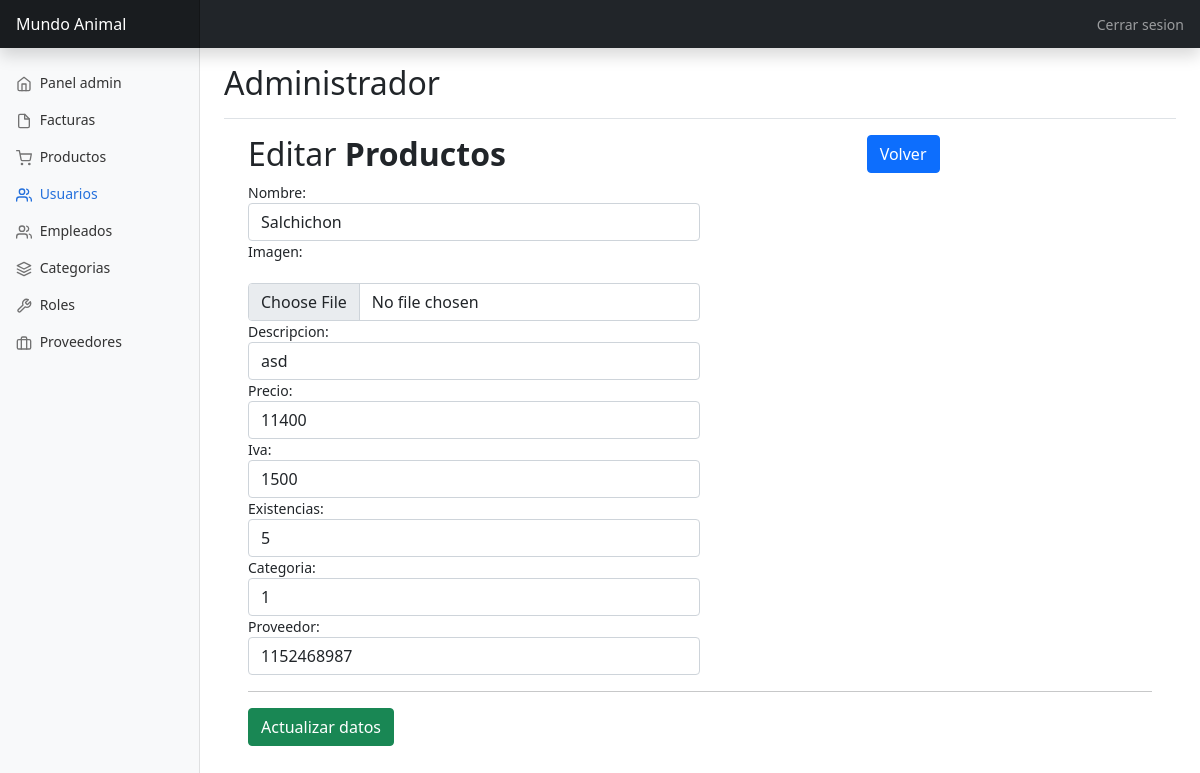
/crud/updateProducto.php?idproductos=1, run on an earlier commit of the app's database.
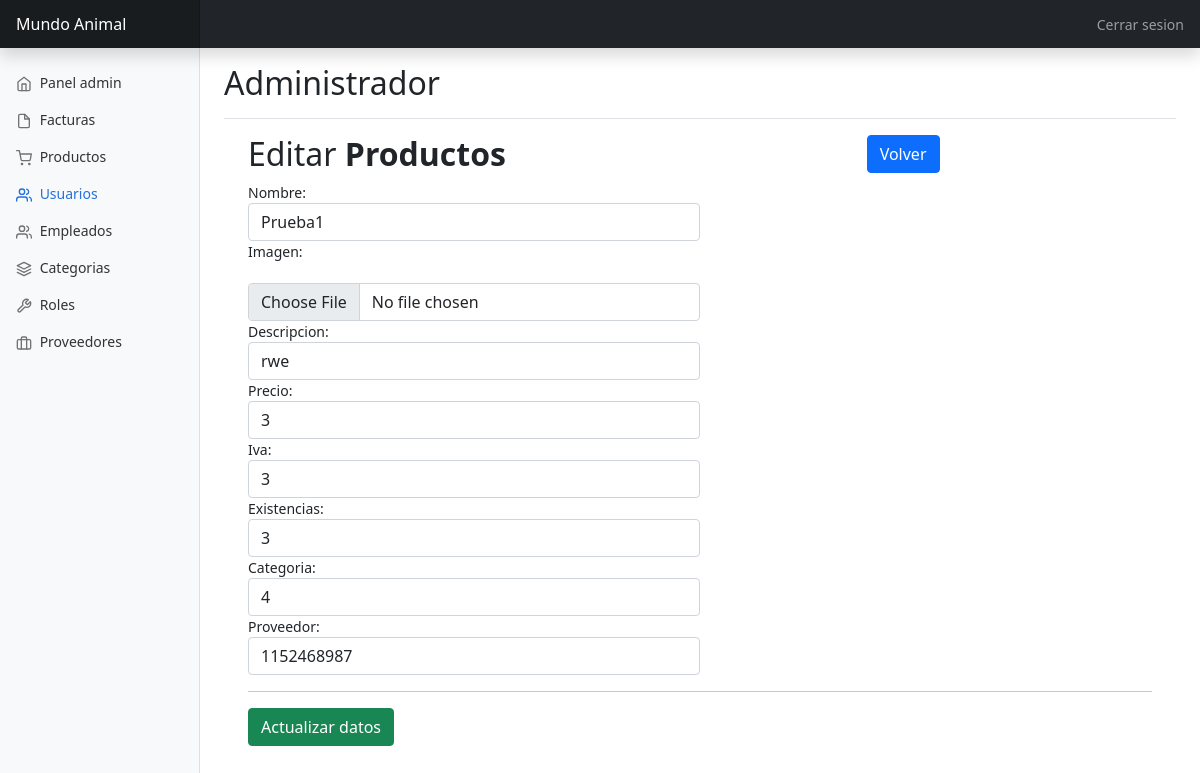
And on a later commit of the database.
### tables this page shows
CREATE TABLE productos (
  idproductos INT AUTO_INCREMENT PRIMARY KEY,
  nombre VARCHAR(45) NOT NULL,
  imagen VARCHAR(255),
  descripcion VARCHAR(45) NOT NULL,
  precio DOUBLE NOT NULL,
  iva DOUBLE NOT NULL,
  existencias INT NOT NULL,
  categoria_id INT NOT NULL,
  proveedor_id INT NOT NULL);

### db/database.php (called while the page is built, shortened)
<?php
	class Database{
		private $con;
		private $dbhost="localhost";
		private $dbuser="root";
		private $dbpass="Sena2020*";
		private $dbname="mundoanimal";
		public function connect_db(){
			$this->con = mysqli_connect($this->dbhost, $this->dbuser, $this->dbpass, $this->dbname);
		}
        public function single_recordProductos($idproductos){
			$sql = "SELECT * FROM productos where idproductos='$idproductos'";
			$res = mysqli_query($this->con, $sql);
				$return = mysqli_fetch_object($res );
					return $return ;
		}
}
?>

### crud/updateProducto.php (the view, shortened to what this page needs)
<?php
	if (isset($_GET['idproductos'])){
		$idproductos=intval($_GET['idproductos']);
	} else {
		header("location:productos.php");
	}
?>
<!doctype html>
<html lang="en">
  <head>
    <link href="https://cdn.jsdelivr.net/npm/bootstrap@5.1.3/dist/css/bootstrap.min.css" rel="stylesheet">
    <link href="../css/dashboard.css" rel="stylesheet">
  </head>
  <body>
<header class="navbar navbar-dark sticky-top bg-dark flex-md-nowrap p-0 shadow">
  <a class="navbar-brand col-md-3 col-lg-2 me-0 px-3" href="#">Mundo Animal</a>
  <div class="navbar-nav">
    <div class="nav-item text-nowrap">
    <a class="nav-link px-3" href="../view/logout.php">Cerrar sesion</a>
    </div>
  </div>
</header>
<div class="container-fluid">
  <div class="row">
    <nav id="sidebarMenu" class="col-md-3 col-lg-2 d-md-block bg-light sidebar collapse">
      <div class="position-sticky pt-3">
        <ul class="nav flex-column">
          <li class="nav-item">
            <a class="nav-link" href="../view/admin.php">
              <span data-feather="home"></span>
              Panel admin
            </a>
          </li>
          <li class="nav-item">
            <a class="nav-link" href="../view/factura.php">
              <span data-feather="file"></span>
              Facturas
            </a>
          </li>
          <li class="nav-item">
            <a class="nav-link" href="../view/productos.php">
              <span data-feather="shopping-cart"></span>
              Productos
            </a>
          </li>
          <li class="nav-item">
            <a class="nav-link active" href="../view/user.php">
              <span data-feather="users"></span>
              Usuarios
            </a>
          </li>
          <li class="nav-item">
            <a class="nav-link" href="../view/empleados.php">
              <span data-feather="users"></span>
              Empleados
            </a>
          </li>
          <li class="nav-item">
            <a class="nav-link" href="../view/categoria.php">
              <span data-feather="layers"></span>
              Categorias
            </a>
          </li>
          <li class="nav-item">
            <a class="nav-link" href="../view/roles.php">
              <span data-feather="tool"></span>
              Roles
            </a>
          </li>
          <li class="nav-item">
            <a class="nav-link" href="../view/proveedores.php">
              <span data-feather="briefcase"></span>
              Proveedores
            </a>
          </li>
        </ul>
      </div>
    </nav>
    <main class="col-md-9 ms-sm-auto col-lg-10 px-md-4">
      <div class="d-flex justify-content-between flex-wrap flex-md-nowrap align-items-center pt-3 pb-2 mb-3 border-bottom">
        <h1 class="h2">Administrador</h1>
      </div>
	  <div class="container">
        <div class="table-wrapper">
            <div class="table-title">
                <div class="row">
                    <div class="col-sm-8"><h2>Editar <b>Productos</b></h2></div>
					<div class="col-sm-4">
            			<a href="../view/productos.php" class="btn btn-primary"><i class="fa fa-arrow-left"></i> Volver</a>
          			</div>
                </div>
            </div>
            <?php
				include ("../db/database.php");
				$productos= new Database();
					?>
					<?php
					$datos_cliente=$productos->single_recordProductos($idproductos);
					?>
			<div class="row">
				<form method="post" enctype="multipart/form-data">
				<div class="col-md-6">
					<label>Nombre:</label>
					<input type="text" name="nombre" id="nombre" class='form-control' maxlength="100" required value="<?php echo $datos_cliente->nombre;?>">
				</div>
				<div class="col-md-6">
					<label>Imagen:</label><br><br>
					<input type="file" name="imagen" id="imagen" class='form-control' maxlength="100" required  value="<?php echo $datos_cliente->imagen;?>">
				</div>
				<div class="col-md-6">
					<label>Descripcion:</label>
					<input type="text" name="descripcion" id="descripcion" class='form-control' maxlength="100" required value="<?php echo $datos_cliente->descripcion;?>">
				</div>
				<div class="col-md-6">
					<label>Precio:</label>
					<input type="number" name="precio" id="precio" class='form-control' maxlength="100" required value="<?php echo $datos_cliente->precio;?>">
				</div>
				<div class="col-md-6">
					<label>Iva:</label>
					<input type="number" name="iva" id="iva" class='form-control' maxlength="15" required value="<?php echo $datos_cliente->iva;?>">
				</div>
				<div class="col-md-6">
					<label>Existencias:</label>
					<input type="number" name="existencias" id="existencias" class='form-control' maxlength="64" required value="<?php echo $datos_cliente->existencias;?>">
				</div>
				<div class="col-md-6">
					<label>Categoria:</label>
					<input type="number" name="categoria_id" id="categoria_id" class='form-control' maxlength="64" required value="<?php echo $datos_cliente->categoria_id;?>">
				</div>
				<div class="col-md-6">
					<label>Proveedor:</label>
					<input type="number" name="proveedor_id" id="proveedor_id" class='form-control' maxlength="64" required value="<?php echo $datos_cliente->proveedor_id;?>">
				</div>
				<div>
				<hr>
					<button type="submit" class="btn btn-success">Actualizar datos</button>
				</div>
				</form>
			</div>
        </div>
    </div>
    </main>
  </div>
</div>
  </body>
</html>

### css/dashboard.css (style rules this page uses)
body { font-size: .875rem; }
.feather { width: 16px; height: 16px; vertical-align: text-bottom; }
.sidebar { position: fixed; top: 0; bottom: 0; left: 0; z-index: 100; padding: 48px 0 0; box-shadow: inset -1px 0 0 rgba(0, 0, 0, .1); }
.sidebar .nav-link { font-weight: 500; color: #333; }
.sidebar .nav-link .feather { margin-right: 4px; color: #727272; }
.sidebar .nav-link.active { color: #2470dc; }
.sidebar .nav-link:hover .feather, .sidebar .nav-link.active .feather { color: inherit; }
.navbar-brand { padding-top: .75rem; padding-bottom: .75rem; font-size: 1rem; background-color: rgba(0, 0, 0, .25); box-shadow: inset -1px 0 0 rgba(0, 0, 0, .25); }

What changed in the data, as far as the page shows it:
changed productos: nombre "Salchichon" → "Prueba1"; descripcion "asd" → "rwe"; precio "11400" → "3"; iva "1500" → "3"; existencias "5" → "3"; categoria_id "1" → "4"
